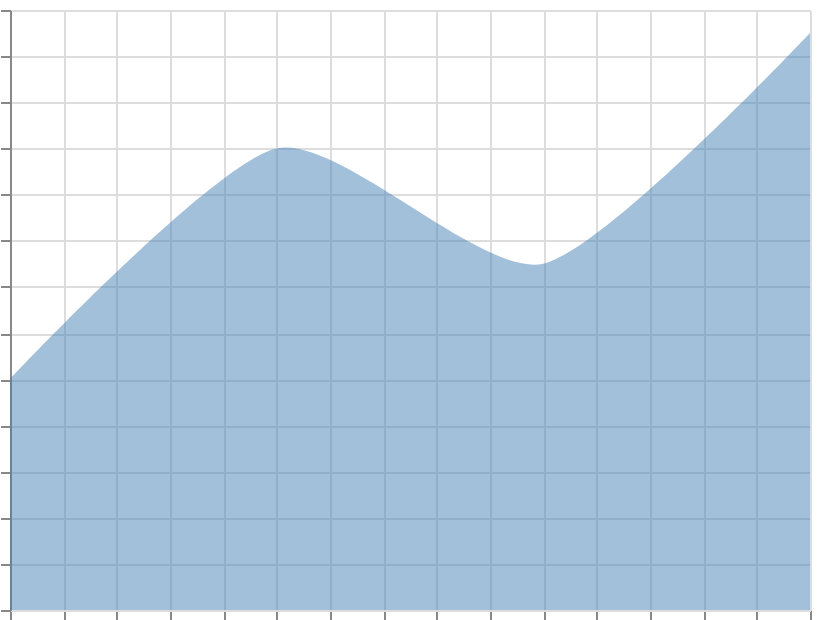

Here is the Vega-Lite specification saved for this chart:
### Vega specification from a JSON file in a GitHub repository (floating-point values rounded to 4 significant figures)
{"$schema": "https://vega.github.io/schema/vega/v6.json", "width": 400, "height": 300, "padding": 5, "autosize": "none", "data": [{"name": "table", "values": [{"x": 0, "y": 10}, {"x": 1, "y": 20}, {"x": 2, "y": 15}, {"x": 3, "y": 25}]}], "scales": [{"name": "x", "type": "linear", "domain": {"data": "table", "field": "x"}, "range": "width", "nice": true}, {"name": "y", "type": "linear", "domain": {"data": "table", "field": "y"}, "range": [{"signal": "height"}, 0], "nice": true}], "marks": [{"type": "area", "from": {"data": "table"}, "encode": {"update": {"x": {"scale": "x", "field": "x"}, "y": {"scale": "y", "field": "y"}, "y2": {"scale": "y", "value": 0}, "fill": {"value": "steelblue"}, "fillOpacity": {"value": 0.5}, "interpolate": {"value": "cardinal"}, "tension": {"value": 0.3}}}}], "axes": [{"scale": "x", "orient": "bottom", "grid": true, "labels": false}, {"scale": "y", "orient": "left", "grid": true, "labels": false}]}
